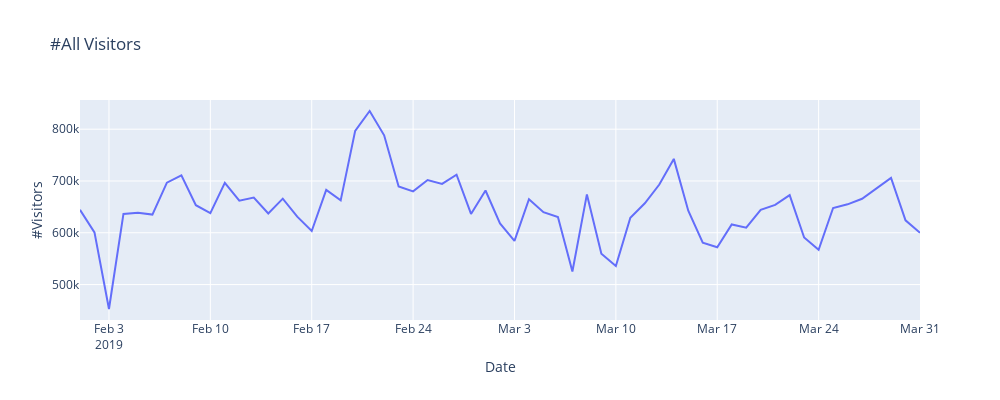

Write notebook code for a chart like this one.
### Code cell
l = go.Scatter(x=a.Date, y=a.Visitors)
plotly.offline.iplot({'data': [l], 'layout': {
    'xaxis': {'title': 'Date'},
    'yaxis': {'title': '#Visitors'},
    'title': '#All Visitors',
    'width': 1000,
    'height':400
}})
